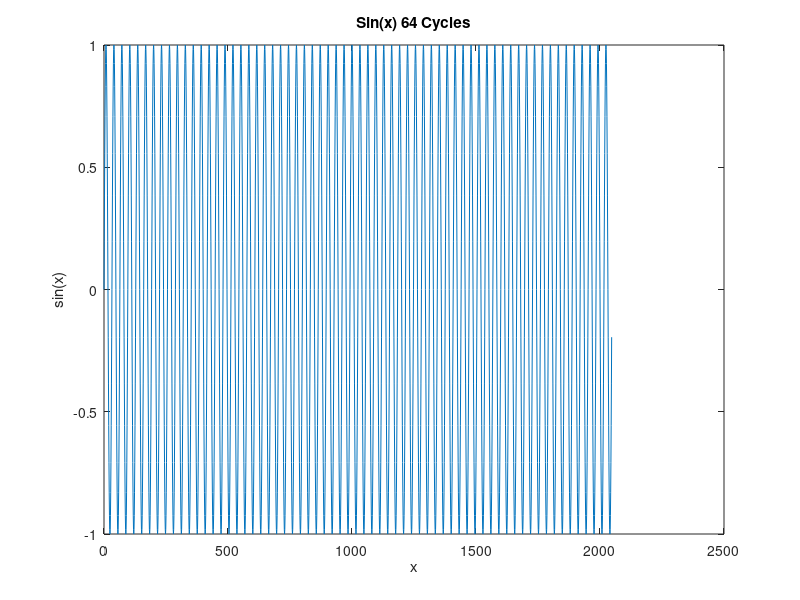
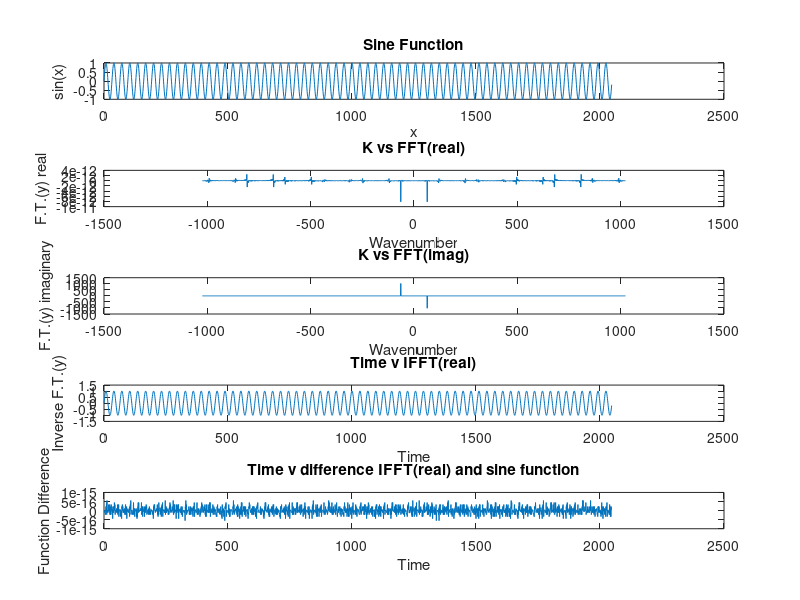
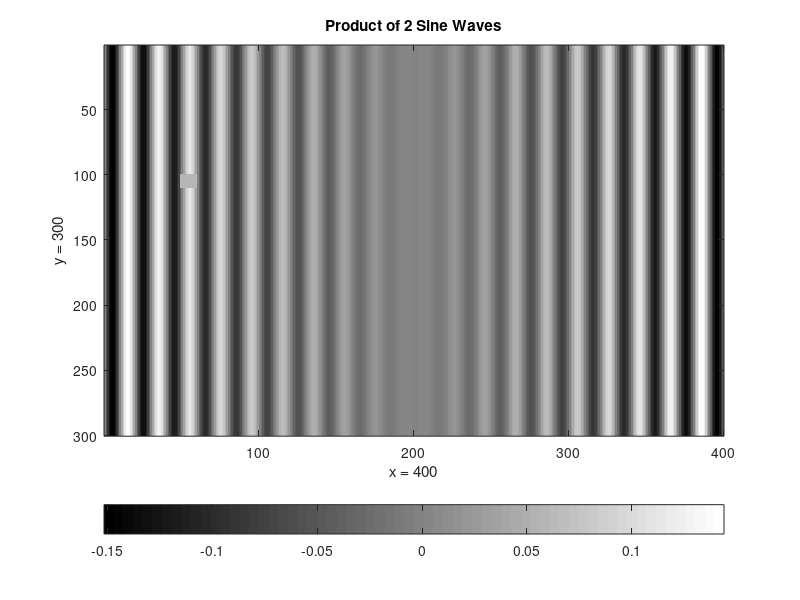
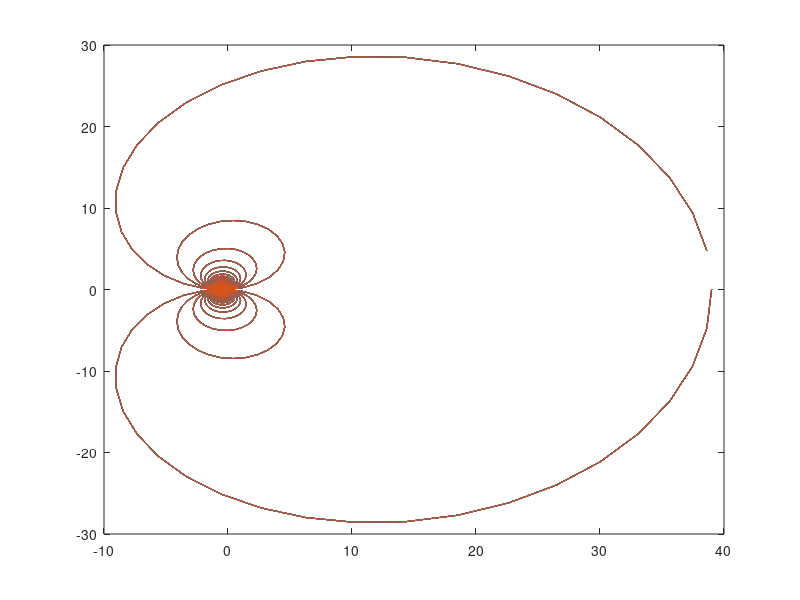

Write the MATLAB code that produced these figures, in order.
% SIO 135 Lab 2

% Exercise 1
figure(1)
nx=2048;
kc=64/nx;
x=0:nx-1;


%
% now make the function and plot it.
%
y=sin(2*pi*kc*x);
plot(x,y)
xlabel('x')
ylabel('sin(x)')
title('Sin(x) 64 Cycles')
pause

% Exercise 2
% Take the fourier transform of the function from 1...
% notes: FFT of a function (time > freq)
%      : IFFT of function (time to freq)

% generate the wavenumbers
figure(2)

subplot(5,1,1),plot(x,y)
xlabel('x')
ylabel('sin(x)')
title('Sine Function')

k = -nx/2:nx/2-1;

cy=fftshift(fft(y));

subplot(5,1,2),plot(k,real(cy)) % Creates a mxn with position p [subplot(m,n,p)]
xlabel('Wavenumber')
ylabel('F.T.(y) real')
title('K vs FFT(real)')

subplot(5,1,3),plot(k,imag(cy))
xlabel('Wavenumber')
ylabel('F.T.(y) imaginary')
title('K vs FFT(imag)')

% Take the inverse fourier transform of the function 

by = ifft(fftshift(cy));

% Plot the Inverse fourier transform

subplot(5,1,4),plot(x,real(by))
xlabel('Time')
ylabel('Inverse F.T.(y)')
title('Time v IFFT(real)')

subplot(5,1,5),plot(x,real(by)-y)
xlabel('Time')
ylabel('Function Difference')
title('Time v difference IFFT(real) and sine function')

pause

% Do you get what you started with? What happens if you
% use an even function instead of an odd function (or vice versa)?

% After taking the inverse fourier transform I get the same thing as I
% started with.
% Using an even function the plot is just shifted over pi/2. For the real
% transform, it has two lines upward instead of downward. The imaginary for
% even cosine function is scaled down to the ^-14.

% Exercise 3
% Create a 2-D array of numbers 400 x 300 using meshgrid...

%  setup the mesh

figure(3)
colormap('gray')
nx=400;
x=-nx/2:nx/2-1;
ny=300;
y=-ny/2:ny/2-1;
[X,Y]=meshgrid(x,y);
%
%  set the horizontal wavenumber
%
kc=20/nx;
%
%  a sine function of x
%
f=sin(1/64*X*kc);
g=sin(2*pi*X*kc);  
C = f.*g;
imagesc(C)
colorbar southoutside
xlabel('x = 400')
ylabel('y = 300')
title('Product of 2 Sine Waves')

pause

C(100:110, 50:60) = 0.06;
imagesc(C)
colorbar southoutside
xlabel('x = 400')
ylabel('y = 300')
title('Product of 2 Sine Waves') 
% A visible gray box appears in the values of 100:110, 50:60 on the new
% plot.

pause

% Exercise 4

% Create a 1024x1024 array of zeros

Q = zeros(1024); % square maxtrix

% Insert a rectangular patch of ones into array of zeros
Q(2:40, 3:30) = 1; % a 38x77 patch of ones is the aperture
QQ = fft(Q);
figure(4)
plot(QQ)

pause

% Changing the y changes the color of the plot.
% Changing the x changes the shape of the aperture
% Intervals of X closer to 1 on the x gives a circle?


% Exercise 5

% Create your own aperture and examine its fourier transform

figure(5)

F = zeros(1024); % square maxtrix

F(2:401:562, 3:90:1024) = 1; % a 38x77 patch of ones is the aperture
FF = fft(F);
plot(FF)

pause





